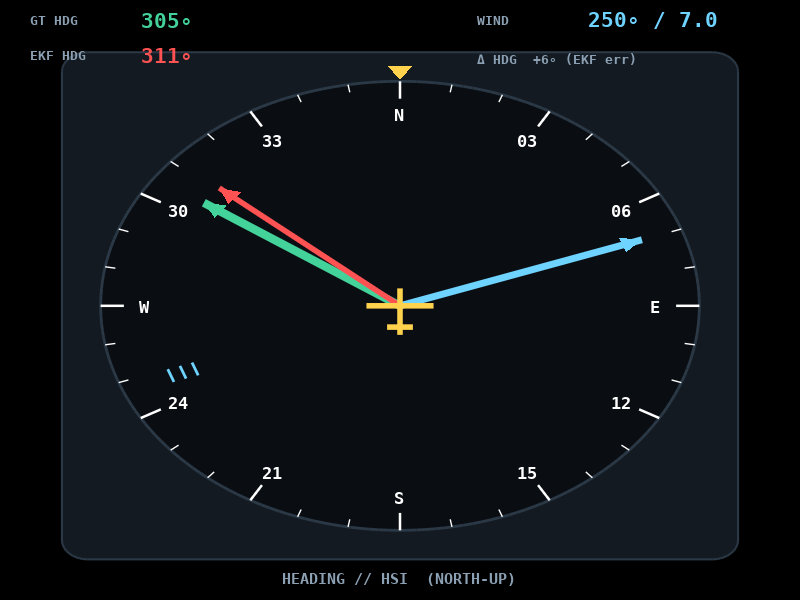
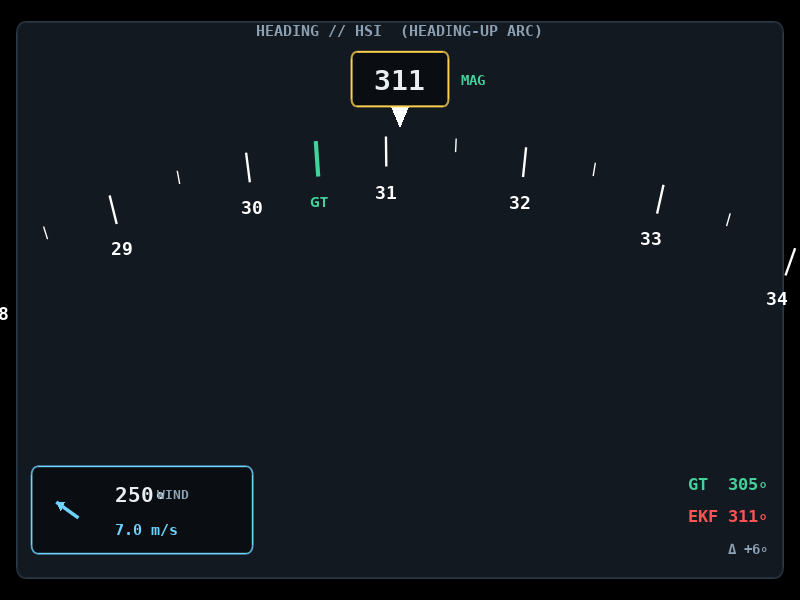
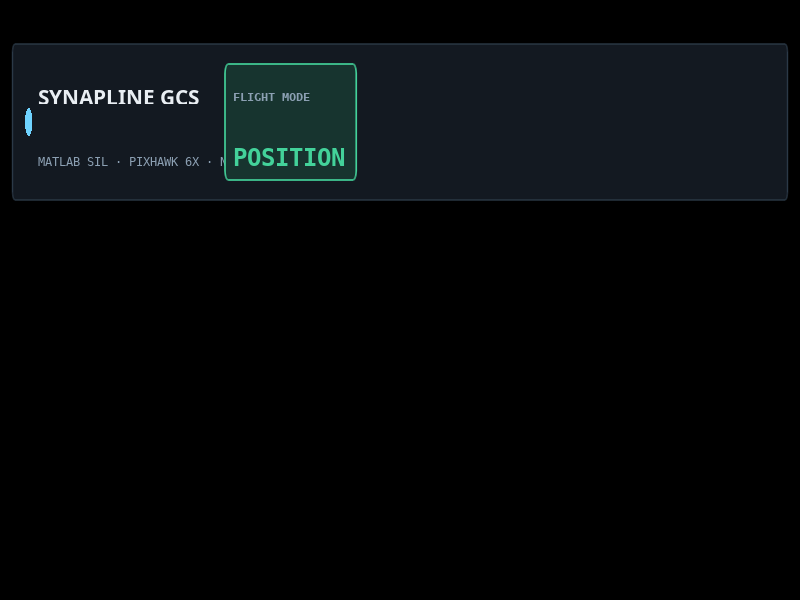

These figures' MATLAB source, in order: (Note: this script raises an error after producing the figures.)
function design_heading()
% DESIGN_HEADING  Mockups for the heading indicator (HSI) + redesigned top
% strip. Output PNGs in sim/design/.
%
%   hsi_rose.png  - north-up compass rose: GT heading needle (green), EKF
%                   heading needle (red), wind arrow + digital wind. Shows
%                   all three references as vectors at once.
%   hsi_arc.png   - heading-up bottom arc (matches the Boeing-PFD reference):
%                   rotating tape, lubber + digital heading, GT tick, mag bug,
%                   wind cell.
%   topstrip.png  - two redesign options for the top telemetry bar
%                   (drops the redundant ALT/VS/GS/HDG/N/E numbers).
%
% Representative live values (real GUI feeds GT yaw, EKF yaw, and the live
% wind vector from the Wind tab).

here = fileparts(mfilename('fullpath'));
T = palette();
gt = 305; ekf = 311; windFrom = 250; windSpd = 7.0;

render(here, T, 'hsi_rose.png', 620, 620, @(ax) renderRose(ax, T, gt, ekf, windFrom, windSpd));
render(here, T, 'hsi_arc.png',  760, 440, @(ax) renderArc (ax, T, gt, ekf, windFrom, windSpd));
render(here, T, 'topstrip.png', 1280, 300, @(ax) renderStrip(ax, T));
end


% =========================================================================
% HSI — north-up rose with GT + EKF needles and wind
% =========================================================================
function renderRose(ax, T, gt, ekf, windFrom, windSpd)
W=620; H=620; cx=W/2; cy=H/2-6; R=232;
rrect(ax, cx-R-30, cy-R-30, 2*(R+30), 2*(R+30), 20, mix(T.panel,T.bg,0.2), T.edge, 1.5);
% rose face
th=linspace(0,2*pi,160);
patch(ax,'XData',cx+R*cos(th),'YData',cy+R*sin(th),'FaceColor',T.field,'EdgeColor','none');
ringC(ax,cx,cy,R,T.edge,2);
% ticks every 10, labels every 30 (north-up: bearing b at screen pi/2 - b)
for b=0:10:350
    ang=pi/2-deg2rad(b); big=mod(b,30)==0;
    r0=R-(8+10*big);
    line(ax,[cx+r0*cos(ang) cx+R*cos(ang)],[cy+r0*sin(ang) cy+R*sin(ang)], ...
         'Color','w','LineWidth',1+0.8*big);
    if big
        lab=compassLabel(b); rl=R-34;
        text(ax,cx+rl*cos(ang),cy+rl*sin(ang),lab,'Color','w','FontName',T.mono, ...
            'FontSize',12,'FontWeight','bold','HorizontalAlignment','center','VerticalAlignment','middle');
    end
end
% wind arrow (from windFrom, blowing toward +180); cyan, tail at upwind side
needle(ax,cx,cy,R*0.86,windFrom+180,T.data,5,'arrow');
windBarb(ax,cx,cy,R*0.86,windFrom,T.data);
% GT + EKF heading needles
needle(ax,cx,cy,R*0.80,gt,T.good,6,'arrow');
needle(ax,cx,cy,R*0.80,ekf,T.bad,4,'arrow');
% centre aircraft
acft(ax,cx,cy,T.acft);
% fixed lubber (top) + digital primary heading (EKF = autopilot feed)
patch(ax,'XData',[cx-10 cx+10 cx],'YData',[cy+R+16 cy+R+16 cy+R+2],'FaceColor',T.acft,'EdgeColor','none');
% legend / digital readouts
digRow(ax, 24,  H-30, 'GT HDG',  sprintf('%03d\\circ',round(gt)),  T.good, T);
digRow(ax, 24,  H-66, 'EKF HDG', sprintf('%03d\\circ',round(ekf)), T.bad,  T);
digRow(ax, W-250, H-30, 'WIND',    sprintf('%03d\\circ / %.1f',round(windFrom),windSpd), T.data, T);
txt(ax, W-250, H-60, sprintf('\\Delta HDG  %+d\\circ (EKF err)',round(ekf-gt)), T.sub, 9.5, T.mono,'bold','left');
txt(ax, cx, 22, 'HEADING // HSI  (NORTH-UP)', T.sub, 11, T.mono,'bold','center');
end


% =========================================================================
% HSI — heading-up bottom arc (matches reference image)
% =========================================================================
function renderArc(ax, T, gt, ekf, windFrom, windSpd)
W=760; H=440;
cx=W/2; cyc=-560; Rc=900;            % arc circle centred far below
rrect(ax, 16, 16, W-32, H-32, 8, mix(T.panel,T.bg,0.3), T.edge, 1.2);
cur = ekf;                           % heading-up uses the autopilot (EKF) heading
% arc band
for b=cur-46:1:cur+46
    ang=pi/2 - deg2rad(b-cur)*0.85;
    if mod(round(b),5)==0
        big=mod(round(b),10)==0;
        r0=Rc-(10+12*big);
        line(ax,[cx+r0*cos(ang) cx+Rc*cos(ang)]-0,[cyc+r0*sin(ang) cyc+Rc*sin(ang)], ...
             'Color','w','LineWidth',1+0.7*big);
        if big
            rl=Rc-40; lab=sprintf('%02d',mod(round(b/10),36));
            text(ax,cx+rl*cos(ang),cyc+rl*sin(ang),lab,'Color','w','FontName',T.mono, ...
                'FontSize',13,'FontWeight','bold','HorizontalAlignment','center','VerticalAlignment','middle','Rotation',(b-cur)*0.85*0);
        end
    end
end
% GT tick (green) on the arc at its own bearing
arcTick(ax,cx,cyc,Rc,gt,cur,T.good,'GT');
% fixed lubber triangle + digital heading (EKF = autopilot feed)
yL=cyc+Rc+6;
patch(ax,'XData',[cx-12 cx+12 cx],'YData',[yL+22 yL+22 yL],'FaceColor','w','EdgeColor','none');
rrect(ax, cx-46, H-78, 92, 40, 5, T.field, T.acft, 1.4);
txt(ax, cx, H-58, sprintf('%03d',round(cur)), T.text, 20, T.mono,'bold','center');
txt(ax, cx+58, H-58, 'MAG', T.good, 10, T.mono,'bold','left');
% wind cell
rrect(ax, 30, 34, 210, 64, 6, T.field, T.data, 1.2);
windBarbBox(ax, 64, 66, windFrom, cur, T.data);
txt(ax, 110, 78, sprintf('%03d\\circ',round(windFrom)), T.text, 15, T.mono,'bold','left');
txt(ax, 110, 52, sprintf('%.1f m/s',windSpd), T.data, 11, T.mono,'bold','left');
txt(ax, 150, 78, 'WIND', T.sub, 9, T.mono,'bold','left');
% GT/EKF digital
txt(ax, W-30, 86, sprintf('GT  %03d\\circ',round(gt)),  T.good, 12, T.mono,'bold','right');
txt(ax, W-30, 62, sprintf('EKF %03d\\circ',round(ekf)), T.bad,  12, T.mono,'bold','right');
txt(ax, W-30, 38, sprintf('\\Delta %+d\\circ',round(ekf-gt)), T.sub, 10, T.mono,'bold','right');
txt(ax, cx, H-22, 'HEADING // HSI  (HEADING-UP ARC)', T.sub, 10.5, T.mono,'bold','center');
end


% =========================================================================
% TOP STRIP — two redesign options
% =========================================================================
function renderStrip(ax, T)
W=1280;
% ---- Option A: minimal annunciator strip ----
y=200; h=78;
stripBar(ax, T, 20, y, W-40, h);
brand(ax, T, 40, y, h);
modeAnn(ax, T, 360, y, h, 'POSITION', T.good);
pill(ax, T, 600, y, h, 'ARMED', T.bad);
pill(ax, T, 700, y, h, 'EKF',   T.good);
pill(ax, T, 800, y, h, 'GPS 11', T.good);
pill(ax, T, 920, y, h, 'CESIUM LINK', T.good);
clockAnn(ax, T, W-200, y, h, 'T+02:14');
txt(ax, 30, y+h+18, 'OPTION A — minimal annunciator bar (drops ALT/VS/GS/HDG/N/E; those live in the PFD/HSI/table)', T.sub, 11, T.font,'bold','left');

% ---- Option B: keep 3 PFD-style annunciators ----
y=70; h=78;
stripBar(ax, T, 20, y, W-40, h);
brand(ax, T, 40, y, h);
modeAnn(ax, T, 360, y, h, 'POSITION', T.good);
ann(ax, T, 600, y, h, 'ALT',  '124.0', 'm',   T.text);
ann(ax, T, 720, y, h, 'GS',   '12.4',  'm/s', T.text);
ann(ax, T, 840, y, h, 'V/S',  '+1.8',  'm/s', T.data);
pill(ax, T, 980, y, h, 'ARMED',  T.bad);
clockAnn(ax, T, W-160, y, h, 'T+02:14');
txt(ax, 30, y+h+18, 'OPTION B — keeps ALT / GS / V/S as boxed annunciators, drops HDG / N / E (shown in HSI + waypoint table)', T.sub, 11, T.font,'bold','left');
end

function stripBar(ax,T,x,y,w,h)
rrect(ax,x,y,w,h,4,mix(T.panel,T.bg,0.25),T.edge,1.0);
end
function brand(ax,T,x,y,h)
rectangle(ax,'Position',[x y+h/2-7 12 14],'Curvature',[1 1],'FaceColor',T.data,'EdgeColor','none');
txt(ax,x+22,y+h-26,'SYNAPLINE GCS',T.text,15,T.font,'bold','left');
txt(ax,x+22,y+20,'MATLAB SIL \cdot PIXHAWK 6X \cdot NEO-M9N',T.sub,8.5,T.mono,'normal','left');
end
function modeAnn(ax,T,x,y,h,m,c)
rrect(ax,x,y+10,210,h-20,5,mix(c,T.bg,0.82),c,1.2);
txt(ax,x+14,y+h-26,'FLIGHT MODE',T.sub,8.5,T.mono,'bold','left');
txt(ax,x+14,y+22,m,c,17,T.mono,'bold','left');
end
function ann(ax,T,x,y,h,cap,val,unit,c)
rrect(ax,x,y+12,112,h-24,4,T.field,T.edge,1.0);
txt(ax,x+12,y+h-22,cap,T.sub,8.5,T.mono,'bold','left');
txt(ax,x+12,y+24,val,c,16,T.mono,'bold','left');
txt(ax,x+100,y+24,unit,T.sub,8,T.mono,'normal','right');
end
function pill(ax,T,x,y,h,s,c)
w=max(60,12*strlength(s)+18);
rrect(ax,x,y+h/2-15,w,30,15,mix(c,T.bg,0.80),c,1.2);
txt(ax,x+w/2,y+h/2,s,c,10.5,T.mono,'bold','center');
end
function clockAnn(ax,T,x,y,h,s)
txt(ax,x,y+h-26,'MISSION TIME',T.sub,8.5,T.mono,'bold','left');
txt(ax,x,y+22,s,T.text,18,T.mono,'bold','left');
end


% =========================================================================
% compass / needle helpers
% =========================================================================
function l = compassLabel(b)
switch b
    case 0,   l='N'; case 90,  l='E'; case 180, l='S'; case 270, l='W';
    otherwise, l=sprintf('%02d',round(b/10));
end
end
function needle(ax,cx,cy,len,b,c,lw,style)
ang=pi/2-deg2rad(b); tip=[cx+len*cos(ang); cy+len*sin(ang)];
line(ax,[cx tip(1)],[cy tip(2)],'Color',c,'LineWidth',lw);
if strcmp(style,'arrow')
    v=[cos(ang);sin(ang)]; n=[-v(2);v(1)]; a=tip-16*v+8*n; bb=tip-16*v-8*n;
    patch(ax,'XData',[tip(1) a(1) bb(1)],'YData',[tip(2) a(2) bb(2)],'FaceColor',c,'EdgeColor','none');
end
end
function windBarb(ax,cx,cy,len,b,c)
ang=pi/2-deg2rad(b); base=[cx+len*cos(ang); cy+len*sin(ang)];
v=[cos(ang);sin(ang)]; n=[-v(2);v(1)];
for k=0:2
    p=base-(8+10*k)*v;
    line(ax,[p(1) p(1)+14*n(1)],[p(2) p(2)+14*n(2)],'Color',c,'LineWidth',2);
end
end
function acft(ax,cx,cy,c)
line(ax,[cx-26 cx+26],[cy cy],'Color',c,'LineWidth',4);
line(ax,[cx cx],[cy-30 cy+18],'Color',c,'LineWidth',4);
line(ax,[cx-10 cx+10],[cy-22 cy-22],'Color',c,'LineWidth',4);
end
function arcTick(ax,cx,cyc,Rc,b,cur,c,lab)
ang=pi/2-deg2rad(b-cur)*0.85; r0=Rc-26;
line(ax,[cx+r0*cos(ang) cx+Rc*cos(ang)],[cyc+r0*sin(ang) cyc+Rc*sin(ang)],'Color',c,'LineWidth',3);
text(ax,cx+(Rc-44)*cos(ang),cyc+(Rc-44)*sin(ang),lab,'Color',c,'FontName','Ubuntu Mono', ...
    'FontSize',10,'FontWeight','bold','HorizontalAlignment','center');
end
function arcBug(ax,cx,cyc,Rc,b,cur,c)
ang=pi/2-deg2rad(b-cur)*0.85; p=[cx+Rc*cos(ang); cyc+Rc*sin(ang)];
v=[cos(ang);sin(ang)]; n=[-v(2);v(1)];
q=p+10*v;
patch(ax,'XData',[q(1)-9*n(1) q(1)+9*n(1) p(1)],'YData',[q(2)-9*n(2) q(2)+9*n(2) p(2)], ...
      'FaceColor',c,'EdgeColor','none');
end
function windBarbBox(ax,x,y,windFrom,cur,c)
% small wind arrow relative to heading-up frame (rotate by -(cur))
rel=deg2rad(windFrom-cur); v=[sin(rel); cos(rel)];   % from-direction in screen
line(ax,[x-12*v(1) x+12*v(1)],[y-12*v(2) y+12*v(2)],'Color',c,'LineWidth',2.5);
tip=[x+12*v(1); y+12*v(2)]; n=[-v(2);v(1)];
patch(ax,'XData',[tip(1) tip(1)-7*v(1)+4*n(1) tip(1)-7*v(1)-4*n(1)], ...
        'YData',[tip(2) tip(2)-7*v(2)+4*n(2) tip(2)-7*v(2)-4*n(2)],'FaceColor',c,'EdgeColor','none');
end
function digRow(ax,x,y,cap,val,c,T)
txt(ax,x,y+10,cap,T.sub,9,T.mono,'bold','left');
txt(ax,x+86,y+10,val,c,15,T.mono,'bold','left');
end


% =========================================================================
% shared primitives / palette
% =========================================================================
function render(here, T, name, W, H, drawfn)
f=figure('Units','pixels','Position',[60 60 W H],'Color','k','Visible','off', ...
         'MenuBar','none','ToolBar','none','InvertHardcopy','off');
ax=axes('Parent',f,'Position',[0 0 1 1]); hold(ax,'on'); axis(ax,'off');
set(ax,'XLim',[0 W],'YLim',[0 H],'YDir','normal','Color','none');
drawfn(ax);
exportgraphics(f, fullfile(here,name), 'Resolution',130,'BackgroundColor',T.bg);
close(f); fprintf('wrote %s\n', name);
end
function rrect(ax,x,y,w,h,r,face,edge,lw)
cx=min(1,2*r/max(w,eps)); cy=min(1,2*r/max(h,eps));
a={'Position',[x y max(w,0.1) max(h,0.1)],'Curvature',[cx cy],'LineWidth',lw,'Parent',ax};
if ischar(face)&&strcmp(face,'none'), a=[a {'FaceColor','none'}]; else, a=[a {'FaceColor',face}]; end
if ischar(edge)&&strcmp(edge,'none'), a=[a {'EdgeColor','none'}]; else, a=[a {'EdgeColor',edge}]; end
rectangle(a{:});
end
function txt(ax,x,y,s,col,fs,font,weight,halign)
text(ax,x,y,s,'Color',col,'FontSize',fs,'FontName',font,'FontWeight',weight, ...
     'HorizontalAlignment',halign,'VerticalAlignment','middle','Interpreter','tex');
end
function ringC(ax,cx,cy,R,col,lw)
th=linspace(0,2*pi,200); line(ax,cx+R*cos(th),cy+R*sin(th),'Color',col,'LineWidth',lw);
end
function T=palette()
T.bg=hx('0D1117'); T.panel=hx('151C24'); T.field=hx('0A0E13'); T.btn=hx('1F2935');
T.edge=hx('2B3947'); T.text=hx('E9EEF3'); T.sub=hx('8CA0B3'); T.good=hx('43D29A');
T.warn=hx('FFB02E'); T.bad=hx('FF5252'); T.nav=hx('E060E0'); T.data=hx('6FD3FF');
T.acft=hx('FFD24D'); T.sky=hx('2C5B86'); T.gnd=hx('5A4632');
T.font=pick({'Ubuntu','Noto Sans','DejaVu Sans','Helvetica'});
T.mono=pick({'Ubuntu Mono','DejaVu Sans Mono','Liberation Mono','Consolas'});
end
function c=hx(s), c=[hex2dec(s(1:2)) hex2dec(s(3:4)) hex2dec(s(5:6))]/255; end
function c=mix(a,b,t), c=a*(1-t)+b*t; end
function f=pick(c), av=listfonts; f=c{end}; for i=1:numel(c), if any(strcmpi(av,c{i})), f=c{i}; return; end, end, end
